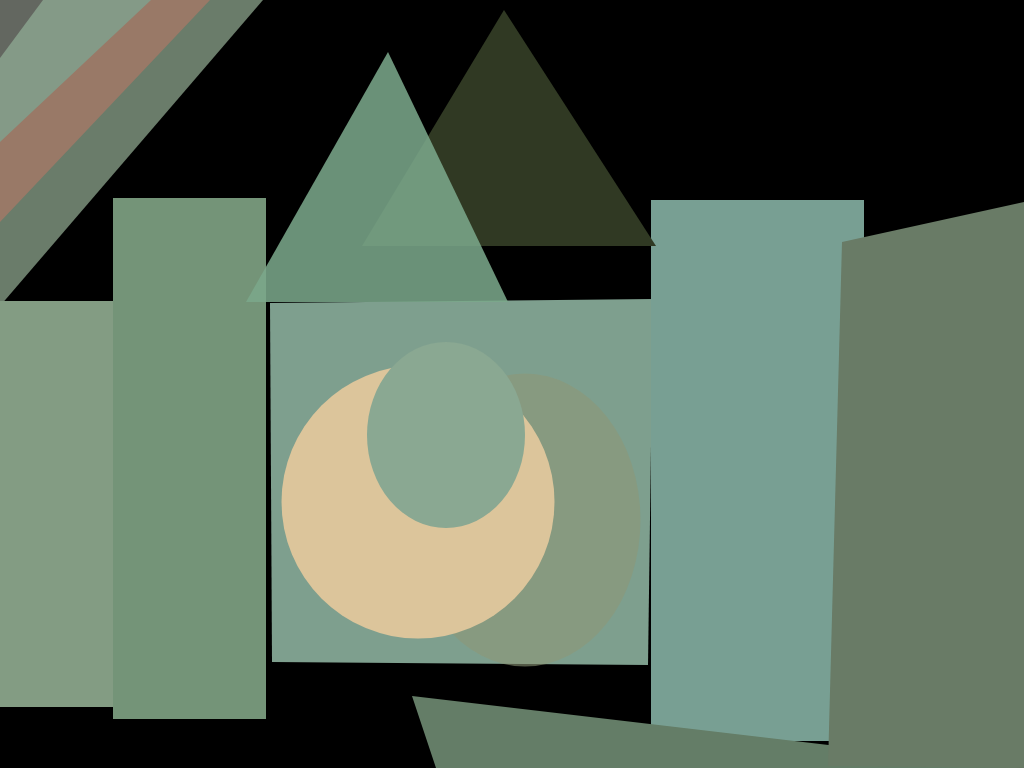
Frame 1 (no input)
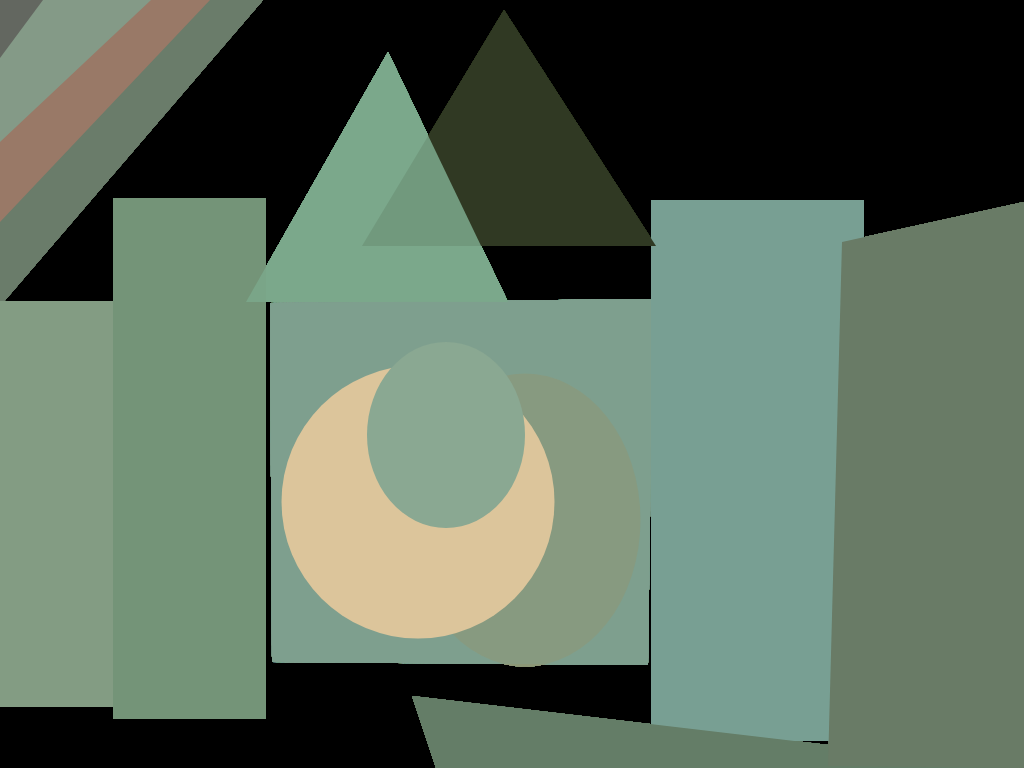
Frame 60 (no input)
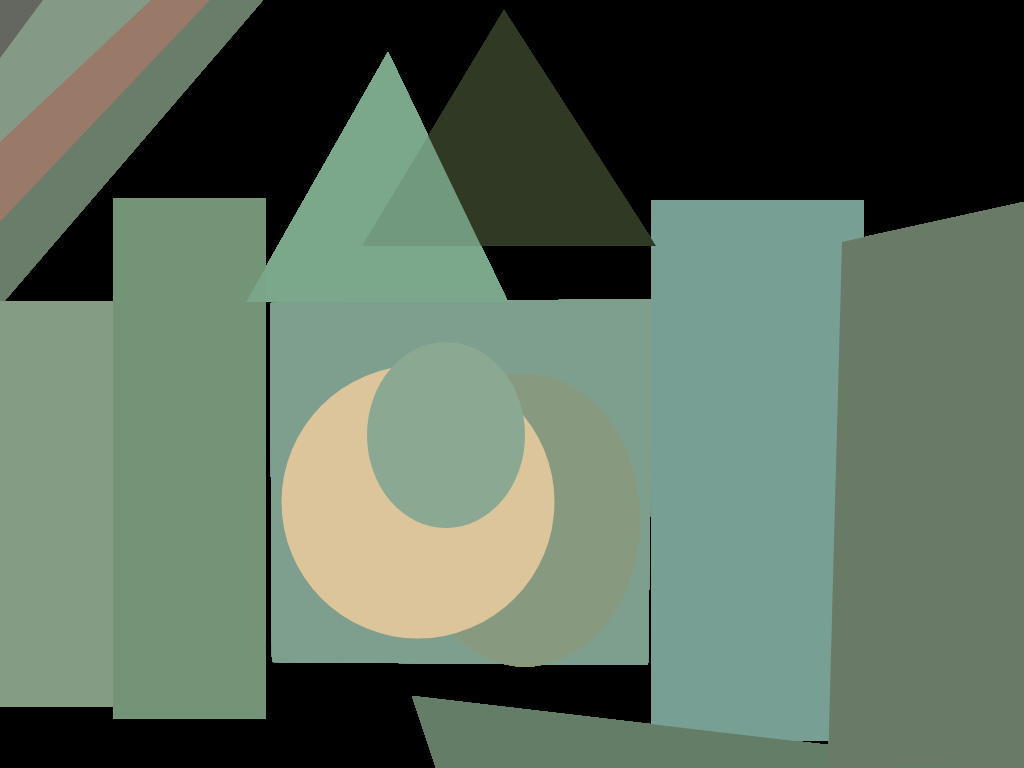
Frame 120 (the mouse pressed at the canvas centre since frame 60)

The p5.js sketch that drew these frames (run headless with seeded random() and noise() and a simulated clock; from frame 60 on, the mouse is pressed at the canvas centre):

// p5.js sketch
// ── sketch.js
function setup(){
    createCanvas(1024, 768);
    background(0);
    stroke(0,0,0,0);
}

function draw() {

    fill("#6a7c6a");
    triangle(263, 0, 0, 306, 0 , 0);

    fill("#997967");
    triangle(210, 0, 0, 222, 0 , 0);

    fill("#849a87");
    triangle(151, 0, 0, 142, 0 , 0);

    fill("#636760");
    triangle(43, 0, 0, 58, 0 , 0);
    
    fill("#839c83");
    rect(0, 301, 117, 406);

    fill("#749478");
    rect(113, 198, 153, 521);

    fill("#7e9f8e");
    quad(272, 662, 270, 303, 653, 299, 648, 665);

    fill(141, 151, 119, 150);
    ellipse(525, 520, 231, 293);
    
    fill("#dcc59b");
    ellipse(418, 502, 273);

    fill("#8aa892");
    ellipse(446, 435, 158, 186);

    fill("#789f93");
    rect(651, 200, 213, 541);

    fill("#647d67");
    triangle(436, 768, 412, 696, 1024, 768);

    fill("#697b66");
    quad(828, 766, 842, 242, 1024, 202, 1024, 768);
    
    fill("#303923");
    triangle(362, 246, 504, 10, 656, 246);
    
    fill(123, 168, 140, 220);
    triangle(246, 302, 388, 52, 508, 302);
}
